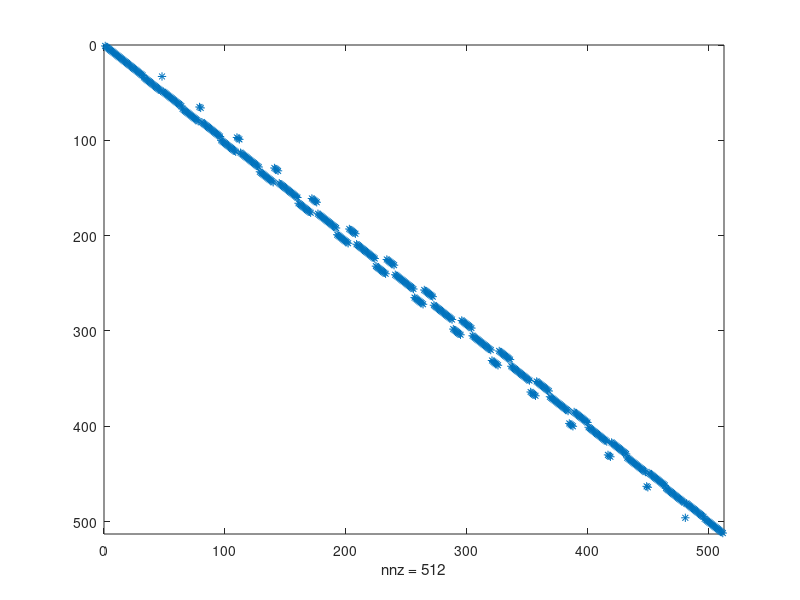

Source code (MATLAB): (Note: this script raises an error after producing the figure.)
N=16;
n=log2(N);
%%%
%
% cercare di mettere il filo dei data in fondo, cosi' e' in cima
%%%
x = randn(N, 1); x = x / norm(x);
y = randn(N, 1); y = y / norm(y);

S = tril(x*y')+ triu(y*x', 1); %semiseparable matrix
e0=[1;0]; e1=[0;1];
j=zeros(N, 1);
j(2)=1;
phi_init=  1/sqrt(2)*kron(e0, kron(kron(y, e0), x))+1/sqrt(2)*kron(e1, kron(kron(x, e0), y));

N2=2*N;
Z2N=zeros(N2); Z2N=diag(ones(N2-1, 1), 1); Z2N(N2, 1)=1; %upshift
Zb=eye(N*N2);
for i=1:N-1
    Zb(i*N2+1:(i+1)*N2, i*N2+1:(i+1)*N2)=Z2N^i;
end
Zbi=eye(N*N2);
for i=0:N-1
    Zbi(i*N2+1:(i+1)*N2, i*N2+1:(i+1)*N2)=(Z2N')^(N-i);
end
spy(Zb)

Zg= blkdiag(Zb, Zbi);
ZN=zeros(N); ZN=diag(ones(N-1, 1), -1); ZN(1, N)=1; % small downshift
Zs=eye(N*N2);
for i=1:N-1
    Zs(i*N2+1:(i)*N2+N, i*N2+1:(i)*N2+N)=ZN^i;
end
Zss=kron(eye(2), Zs);
spy(Zs)



%%%%%%%%%%%%%%%%%%%%%%%%%%%%%%%%%%%%%%%%%%%%%%%%%%%%%%%
  tot_wires = 2*n + 1;
    % circ = qclab.QCircuit(tot_wires, offset);
circ=Zs_Gate(n)


circ.draw
mat=circ.matrix;

%%%%%%%%%%%%%%%%%%%%%%%%%%%%


% Look for existing figure
fig = findobj('Type', 'Figure', 'Tag', 'SpyFigure');

if isempty(fig)
    fig = figure('Tag', 'SpyFigure');
else
    figure(fig);   % bring existing figure to foreground
    clf(fig);      % clear previous content
end
subplot(1, 2, 1);
spy(Zs);
title('Original');

subplot(1, 2, 2);
spy(mat);
title('Circuit');

norm(abs(Zs)-abs(mat))
